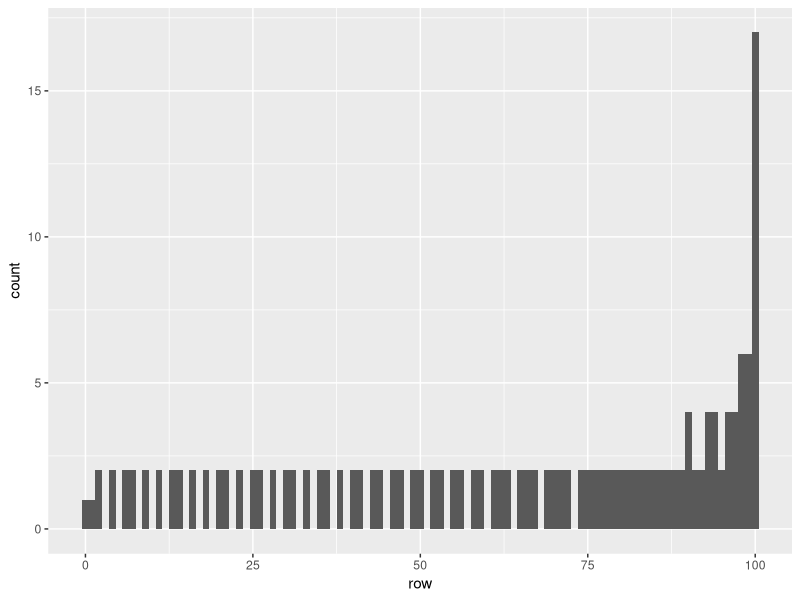

Here is the R script that generated this plot:
##################################################################
### Puzzle Date: 2020.04.10
### Puzzle Name: Can You Catch The Free T-Shirt?
### Version: Express
### Date Created: 2020.04.11
##################################################################

# load packages
library(plyr)
library(ggplot2)

# find the max range of a projectile with a constant velocity and constant gravity
u = 40                      # velocity in m/s
g = 9.8                     # acceleration due to gravity
maxrange = (u**2 * sin(2* 45 * pi/180))/g

# divide the max range by 100 to simulate 100 rows of seats
bins = maxrange/100

# create a function to calculate the distance of a projectile at any angle
# use round_any() from plyr to group the distances according to the bins created above (which simulate rows of seats)
fun <- function(x){
  round_any(((u**2 * sin(2*x*pi/180))/g), bins,  f = ceiling)
}

# apply the function to angles from 0 to 90 in 0.5 degree increments
distance <- sapply(seq(0,90,0.5), fun)

# create a data frame that combines the angle (0 to 90, by 0.5), the distance, and the corresponding row number
# to find the row number, multiply the distance times 100/maxrange
df <- as.data.frame(cbind(seq(0,90,0.5), distance, distance*100/maxrange))
colnames(df) <- c('angle','distance', 'row')

# plot the histogram of the row numbers; the result will show that row 100 is the best place to sit
ggplot(df, aes(x = row)) +
  geom_histogram(binwidth = 1)